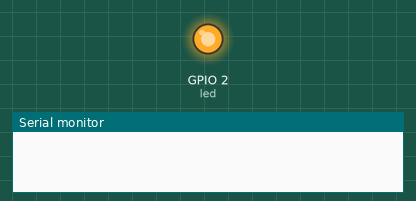
A sketch run on a simulated ESP32. On the bench: output pins drawn as LEDs (lit = HIGH), the last lines printed to the serial monitor.

Above: at 1.0 s.
At 33.0 s:
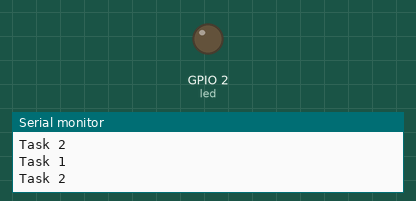
Timing chart, 0 to 39.0 s (numbered marks = the images above):
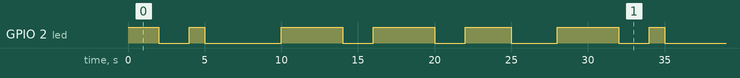

Measured:
- by itself, GPIO 2 (led): repeats every 30.0 s: LOW 2.0 s, HIGH 1.0 s, LOW 5.0 s, 2 × (HIGH 4.0 s, LOW 2.0 s), HIGH 3.0 s, LOW 3.0 s, HIGH 4.0 s
- by itself, everything shown: repeats every 30.0 s, in 10 steps

The sketch:

blink_led.ino
```cpp
#if CONFIG_FREERTOS_UNICORE
static const BaseType_t app_cpu = 0;
#else
static const BaseType_t app_cpu = 1;
#endif

static const int led = 2;

void toggleLED(void *parameter)
{
  while(1)
  {
    digitalWrite(led,HIGH);
    vTaskDelay(5000/portTICK_PERIOD_MS);
    digitalWrite(led,LOW);
    vTaskDelay(5000/portTICK_PERIOD_MS);
    Serial.println("Task 1");
  }
}

void toggleLED1(void *parameter)
{
  while(1)
  {
    vTaskDelay(2000/portTICK_PERIOD_MS);
    digitalWrite(led,LOW);
    vTaskDelay(2000/portTICK_PERIOD_MS);
    digitalWrite(led,HIGH);
    vTaskDelay(2000/portTICK_PERIOD_MS);
    Serial.println("Task 2");
  }
}

void setup() {
  pinMode(led,OUTPUT);
  Serial.begin(115200);

  //Task to run forever and pin the task to one of the cores
  xTaskCreatePinnedToCore(toggleLED,        //Function called
                          "Toggle LED",     //Name of Task
                          1024,             //Stack Size(bytes)
                          NULL,             //Parameter to pass to function
                          1,                //Task Priority(0 to configMAX_PRIORITIES-1)
                          NULL,             //Task Handle (handle this task from another task or execution loop)
                          app_cpu);         //Run on one core

  xTaskCreatePinnedToCore(toggleLED1,"Toggle LED 1",1024,NULL,1,NULL,app_cpu);
}

void loop() {
  // put your main code here, to run repeatedly:

}
```
